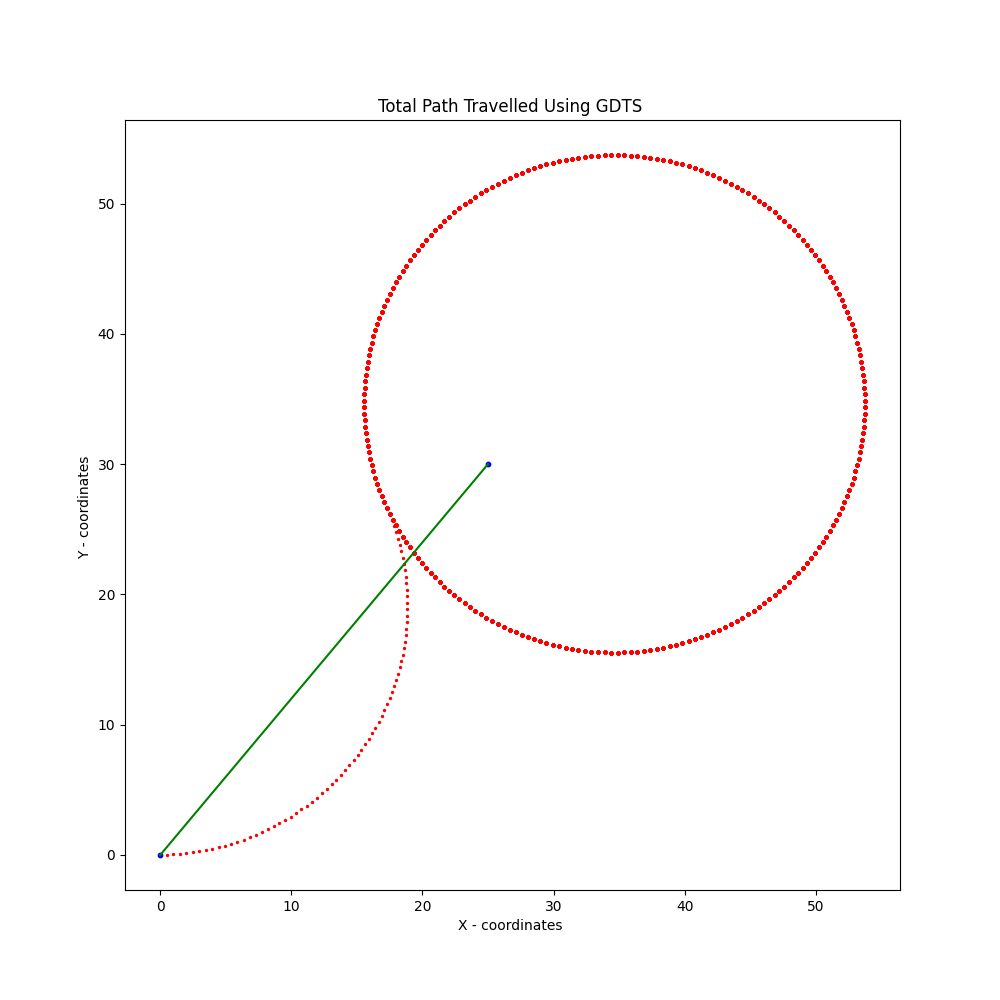

Python code for this plot:
import math
import numpy as np
import matplotlib.pyplot as plt

class GDTS:

    def __init__(self, turn_rate, airspeed):
        self.turn_radius = (airspeed * 180) / (turn_rate* 3.14)
        self.turn_rate = turn_rate
        self.airspeed = airspeed
        self.strength = 10  # Strength at the Transmitters Location
        self.trans_loc = [25, 30]  # Transmitter Location
        self.total_path_coordinates_x = []
        self.total_path_coordinates_y = []
        self.Initialization()

    def signalstrength(self, pos):
        x, y = pos[0], pos[1]
        expont = -(((x - self.trans_loc[0])**2 / 200) + ((y - self.trans_loc[1])**2 / 200))
        curr_strength = self.strength * (math.exp(expont))
        return curr_strength

    def Initialization(self):
        self.strengths = []
        self.loop = 1
        self.timestep = 0
        self.del_t = 1/6
        self.freq = 6
        self.threshold_dist = 6
        self.uav_pos = []
        x, y = map(float, input("Enter initial X, Y coordinates separated by space of Receiver: ").split())
        self.initial_rec_loc = [x, y]
        self.curr_pos = [x, y]
        self.grad_dir = []
        self.x_vel = 0
        self.y_vel = 0
        self.p = [0, 0]
        self.w = self.turn_rate
        self.uav_pos.append(self.curr_pos)

        self.heading = 45
        self.delta = 2

        self.IterLoop()

    def GradientDirection(self, uav_pos, strengths):
        uav_pos = np.array(uav_pos)
        A = np.hstack((uav_pos, np.ones((len(strengths), 1))))
        B = np.array(strengths).reshape(-1, 1)
        gradient = (np.linalg.inv(A.T @ A) @ A.T) @ B
        print(f"Gradient: {gradient[:2].flatten()}")
        return gradient[:2].flatten()

    def IterLoop(self):
        curr_dist = (self.trans_loc[0] - self.uav_pos[-1][0])**2 + (self.trans_loc[1] - self.uav_pos[-1][1])**2
        self.strengths.append(self.signalstrength(self.curr_pos))

        x, y = self.curr_pos
        self.total_path_coordinates_x.append(x)
        self.total_path_coordinates_y.append(y)

        count = 1 

        while curr_dist > self.threshold_dist:
            self.timestep += 1

            if count > 30000 :
                break 

            count += 1 

            # Update heading
            self.heading = self.heading + (self.turn_rate * self.del_t)
            if self.heading > 180:
                self.heading -= 360
            elif self.heading < -180:
                self.heading += 360

            self.x_vel = self.airspeed * np.cos(np.radians(self.heading))
            self.y_vel = self.airspeed * np.sin(np.radians(self.heading))

            x += (self.x_vel * self.del_t)
            y += (self.y_vel * self.del_t)

            self.total_path_coordinates_x.append(x)
            self.total_path_coordinates_y.append(y)

            self.strengths.append(self.signalstrength([x, y]))
            self.uav_pos.append([x, y])

            self.p = np.array([x, y]) - np.array(self.curr_pos)

            print(f"Timestep: {self.timestep}, Heading: {self.heading}, Turn Rate: {self.turn_rate}, Current Position: ({x}, {y})")

            if self.loop == 1:
                if self.timestep > 3 and (self.strengths[self.timestep - 3] < self.strengths[self.timestep - 2] and self.strengths[self.timestep - 2] == self.strengths[self.timestep - 1] and self.strengths[self.timestep - 1] > self.strengths[self.timestep]):
                    self.turn_rate = -self.turn_rate
                    self.grad_dir = self.GradientDirection(self.uav_pos, self.strengths)
                    self.strengths = []
                    self.curr_pos = self.uav_pos[-1]
                    self.uav_pos = []
                    self.timestep = 0
                    self.loop += 1
                    print("Turn rate changed due to condition 1")
                    continue 

                if self.timestep > 2 and (self.strengths[self.timestep - 2] < self.strengths[self.timestep - 1] and self.strengths[self.timestep - 1] > self.strengths[self.timestep]):
                    self.turn_rate = - self.turn_rate
                    self.grad_dir = self.GradientDirection(self.uav_pos, self.strengths)
                    self.strengths = []
                    self.curr_pos = self.uav_pos[-1]
                    self.uav_pos = []
                    self.timestep = 0
                    self.loop += 1
                    print("Turn rate changed due to condition 2")
                    # break 

            else:

                if abs(np.degrees(np.arccos(np.dot(self.p, self.grad_dir) / (np.linalg.norm(self.p) * np.linalg.norm(self.grad_dir))))) < self.delta:
                    self.grad_dir = self.GradientDirection(self.uav_pos, self.strengths)

                    theta = np.degrees(np.arctan2(self.grad_dir[1], self.grad_dir[0]))

                    if (self.heading - theta) * self.turn_rate >= 0:
                        self.turn_rate = -self.turn_rate 
                    if np.linalg.norm(np.array(self.uav_pos[-1]) - np.array(self.curr_pos)) <= 0.1:
                        self.turn_rate = -self.turn_rate
                        print("Turn rate Changed due to Complete Circular Trajectory")


                    self.loop += 1
                    self.timestep = 0
                    self.strengths = []
                    self.curr_pos = self.uav_pos[-1]
                    self.uav_pos = []
                    print("Turn rate changed due to gradient direction")

            curr_dist = (self.trans_loc[0] - x)**2 + (self.trans_loc[1] - y)**2

        self.plotting_path()

    def plotting_path(self):
        x = np.linspace(self.trans_loc[0] , self.initial_rec_loc[0] , 1000)
        y = np.linspace(self.trans_loc[1] , self.initial_rec_loc[1] , 1000)
        plt.figure(figsize=(10, 10))
        plt.scatter(self.total_path_coordinates_x, self.total_path_coordinates_y, c='r', s=2)
        plt.scatter([self.trans_loc[0]], [self.trans_loc[1]], c='b', s=10)
        plt.scatter([self.initial_rec_loc[0]], [self.initial_rec_loc[1]], c='b', s=10)
        plt.plot(x , y , 'g')
        plt.annotate("Rec" , xy = (self.initial_rec_loc[0]-2 , self.initial_rec_loc[1]-2))
        plt.annotate("Tran" , xy = (self.trans_loc[0] , self.trans_loc[1]))
        plt.annotate(f"Turn Radius : {self.turn_radius}" , xy = (10 ,40 ))
        plt.xlabel('X - coordinates ')
        plt.ylabel('Y - coordinates ')
        plt.title('Total Path Travelled Using GDTS ')
        plt.savefig("GDTS_1.png")
        plt.show()

if __name__ == '__main__':
    turn_rate = float(input('Enter the Turn Rate of Receiver (deg/sec): '))
    air_speed = float(input('Enter the Air Speed(m/s): '))
    alg = GDTS(turn_rate=turn_rate, airspeed=air_speed)